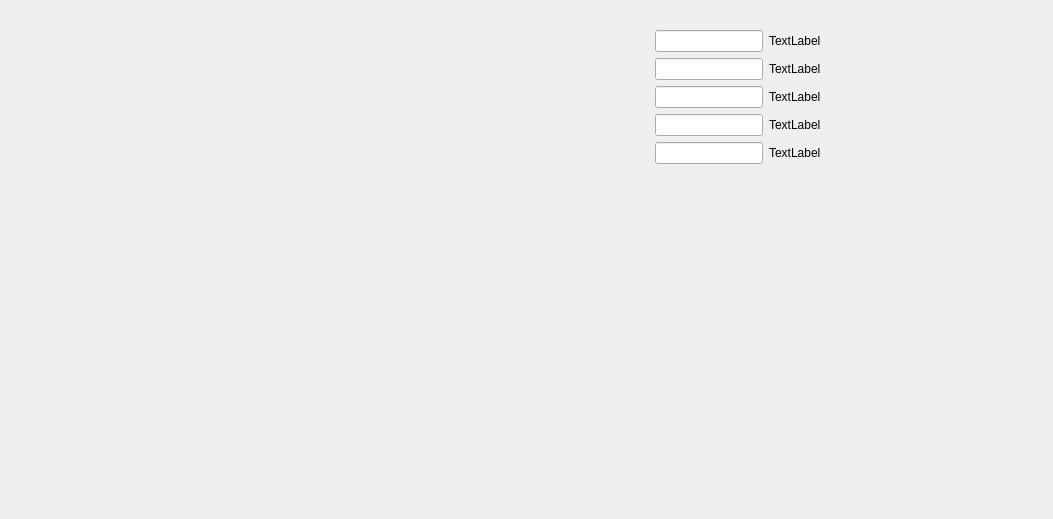
<?xml version="1.0" encoding="UTF-8"?>
<ui version="4.0">
 <class>Form</class>
 <widget class="QWidget" name="Form">
  <property name="geometry">
   <rect>
    <x>0</x>
    <y>0</y>
    <width>1053</width>
    <height>519</height>
   </rect>
  </property>
  <property name="windowTitle">
   <string>Form</string>
  </property>
  <widget class="QWidget" name="">
   <property name="geometry">
    <rect>
     <x>655</x>
     <y>30</y>
     <width>331</width>
     <height>341</height>
    </rect>
   </property>
   <layout class="QFormLayout" name="formLayout">
    <item row="0" column="0">
     <layout class="QVBoxLayout" name="verticalLayout_2">
      <item>
       <widget class="QLineEdit" name="lineEdit"/>
      </item>
      <item>
       <widget class="QLineEdit" name="lineEdit_2"/>
      </item>
      <item>
       <widget class="QLineEdit" name="lineEdit_3"/>
      </item>
      <item>
       <widget class="QLineEdit" name="lineEdit_4"/>
      </item>
      <item>
       <widget class="QLineEdit" name="lineEdit_5"/>
      </item>
     </layout>
    </item>
    <item row="0" column="1">
     <layout class="QVBoxLayout" name="verticalLayout">
      <item>
       <widget class="QLabel" name="label">
        <property name="text">
         <string>TextLabel</string>
        </property>
       </widget>
      </item>
      <item>
       <widget class="QLabel" name="label_2">
        <property name="text">
         <string>TextLabel</string>
        </property>
       </widget>
      </item>
      <item>
       <widget class="QLabel" name="label_3">
        <property name="text">
         <string>TextLabel</string>
        </property>
       </widget>
      </item>
      <item>
       <widget class="QLabel" name="label_4">
        <property name="text">
         <string>TextLabel</string>
        </property>
       </widget>
      </item>
      <item>
       <widget class="QLabel" name="label_5">
        <property name="text">
         <string>TextLabel</string>
        </property>
       </widget>
      </item>
     </layout>
    </item>
   </layout>
  </widget>
 </widget>
 <resources/>
 <connections/>
</ui>
